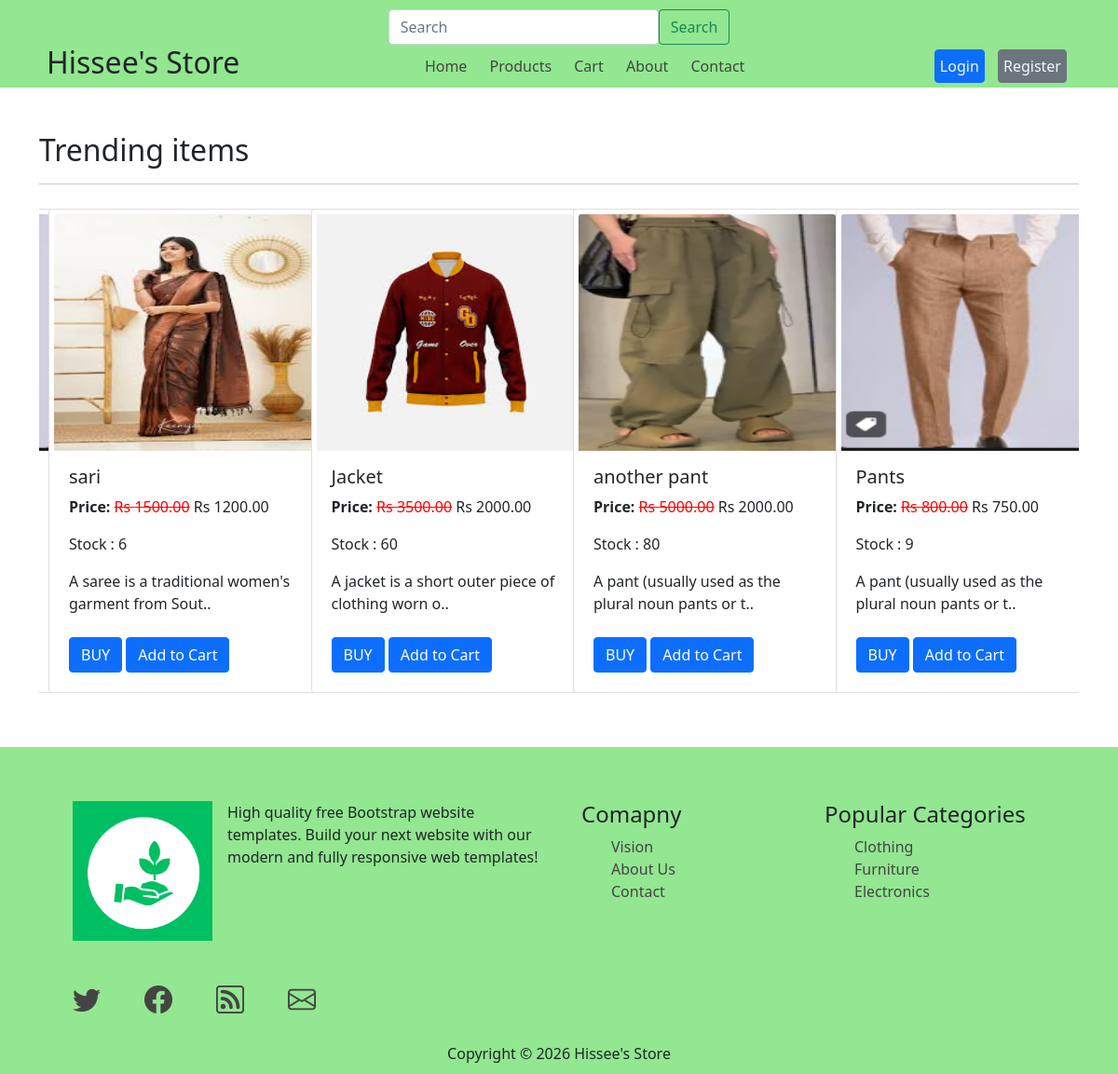
The page / on the database its author committed.
### products/models.py (models this page shows, shortened)
class Product(models.Model):
    name = models.CharField(max_length=200)
    original_price = models.DecimalField(max_digits=7,decimal_places=2)
    selling_price = models.DecimalField(max_digits=7,decimal_places=2)
    stock = models.IntegerField()
    category = models.ForeignKey(Category, on_delete=models.CASCADE)
    trending = models.BooleanField(default=False)
    tag = models.SlugField()
    image = models.FileField(upload_to='static/uploads')
    created_at = models.DateTimeField(auto_now_add=True)
    description = models.TextField(blank=True)

### userpage/models.py (models this page shows, shortened)
class WebInfo(models.Model):
    title = models.CharField(max_length=100)
    favicon = models.FileField(upload_to='static/uploads')
    logo = models.FileField(upload_to='static/uploads')
    bio = models.TextField(blank=True)
    email = models.EmailField(max_length=100)
    phone = models.CharField(max_length=20,validators=[MinLengthValidator, MaxLengthValidator(14)])
    address = models.CharField(max_length=100)
    fb_link = models.URLField(blank=True)
    insta_link = models.URLField(blank=True)

### userpage/views.py (the view)
# urls.py: path('',index)
def index(request):
    context = {
        'products' : Product.objects.filter(trending = True).order_by('-id')[:4]
    }
    return render(request, 'design/index.html',context)

### userpage/generals.py (called while the page is built)
def webInfo(request):
    context = {
        'data': WebInfo.objects.last()
    }
    return context

### templates/design/index.html
{% extends "base.html" %}
{% block main-content %}
<div class="container caresol my-5">
<h2>Trending items</h2>
<hr>
  <div class='d-flex owl-carousel products'>
    {% for product in products %}
      <div class="card" id='products' style="width: 18rem;">
          <img src="/{{product.image}}" class="card-img-top" alt="{{product.item}}">
        <div class="card-body">
          <h5 title="{{product.name}}" class="card-title">{{product.name}}</h5>
            <p class="card-text">
                <span class= 'fw-bold'>Price: </span>
                <del style = "color:red">Rs {{product.original_price}}</del>
                <span> Rs {{product.selling_price}}</span>
            </p>
          <p class="card-text">Stock : {{product.stock}} </p>
          <small title="{{product.description}}" class="fs-6">{{product.description|slice:':50'}}..</small><br><br>
          <a href="#" class="btn btn-primary">BUY</a>
          <a href="#" class="btn btn-primary">Add to Cart</a>
        </div>
      </div>
{% endfor %}
  </div>
</div>
{% endblock main-content %}

### templates/components/footer.html
<footer class='fid'>
    <div class="footer-top container row d-flex justify-content-center m-auto mt-5">
            <div class="footer-logo-div col-xl-6 justify mb-4">
                <div class = 'd-flex '>
                    <a href="#"><img src="/{{data.favicon}}" alt="bootstrap" width="186"
                        height="26"></a><br>
                    <p  class = 'mx-3'>High quality free Bootstrap website templates. Build your next website with our modern and fully
                responsive web templates!</p>
                </div>
                <br>
                <div class="social-links d-flex mt-3">
                    <a href=""><i class="bi bi-twitter"></i></a>
                    <a href="{{data.fb_link}}"><i class="bi bi-facebook"></i></a>
                    <a href=""><i class="bi bi-rss"></i></a>
                    <a href=""><i class="bi bi-envelope"></i></a>
                </div>
            </div>
            <div class="footer-list-sollection col-xl-6 row">
                <div class="footer-list col-lg-6 justify">
                    <h4>Comapny</h4>
                    <ul type="none">
                        <li><a href="">Vision</a></li>
                        <li><a href="">About Us</a></li>
                        <li><a href="">Contact</a></li>
                    </ul>
                </div>
                <div class="footer-list col-lg-6 justify">
                    <h4>Popular Categories</h4>
                    <ul type="none">
                        <li><a href="">Clothing</a></li>
                        <li><a href="">Furniture</a></li>
                        <li><a href="">Electronics</a></li>
                    </ul>
                </div>
            </div>
        </div>
        <div class="footer-buttom text-center">
            Copyright © 2026 Hissee's Store
        </div>
</footer>

### static/css/style.css (style rules this page uses)
* { margin: 0; box-sizing: border-box; }
:root { --text-color: #444; --primary-color: #92e790; --secondary-text-color: #40608f; }
.footer-logo-div a img { height: 150px; width: 150px; }

### rows shown on the page
Product: image (picture), name "another pant", original_price "5000.00", selling_price "2000.00", stock "80", description "A pant (usually used as the plural noun pants or t"
Product: image (picture), name "Pants", original_price "800.00", selling_price "750.00", stock "9", description "A pant (usually used as the plural noun pants or t"
Product: image (picture), name "sari", original_price "1500.00", selling_price "1200.00", stock "6", description "A saree is a traditional women's garment from Sout"
Product: image (picture), name "Jacket", original_price "3500.00", selling_price "2000.00", stock "60", description "A jacket is a short outer piece of clothing worn o"
WebInfo: favicon (picture)
